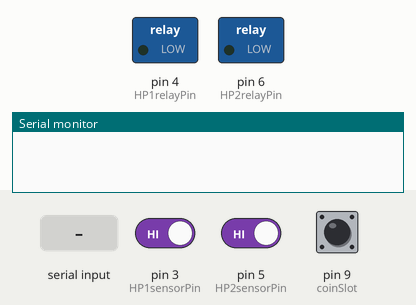
Recording of a sketch running on a simulated Arduino Uno, built with avr-gcc and run on an emulated ATmega328P. Shown: switched loads named in the sketch (green lamp = pin HIGH), the last lines printed to the serial monitor. Inputs (shaded band) come from the test bench; at power-on: pin 3 (HP1sensorPin) HIGH, pin 5 (HP2sensorPin) HIGH, pin 9 (coinSlot) HIGH.

Above: at 1.2 s.
1.3 s: "Change5Peso: \n" received over Serial
At 1.8 s:
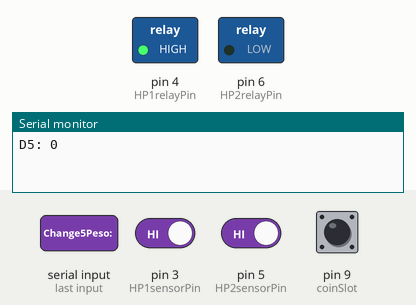
2.8 s: "Change1Peso: \n" received over Serial
At 4.1 s:
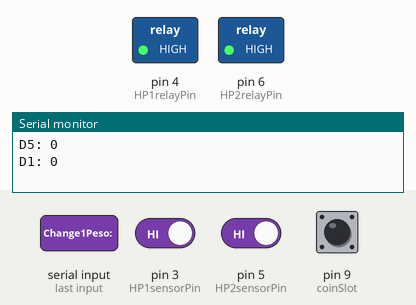
5.9 s: "SA\n" received over Serial
At 7.1 s:
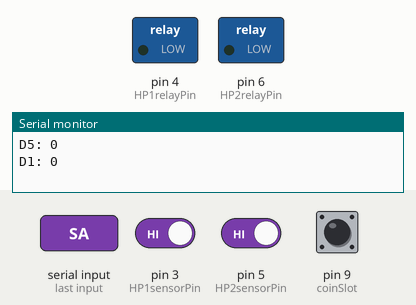
7.4 s: "Withdraw1\n" received over Serial
At 8.7 s:
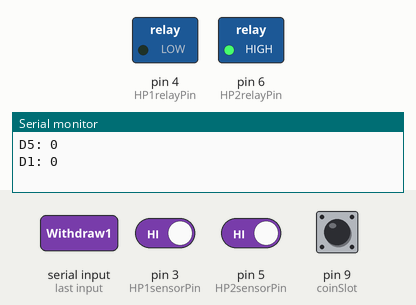
Timing chart, 0 to 9.9 s (numbered marks = the images above; inputs shaded):
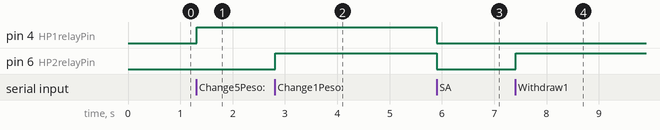

The sketch:

SketchLogic.ino
```cpp
#define HP1sensorPin 3
#define HP1relayPin 4
#define HP2sensorPin 5
#define HP2relayPin 6

#define coinSlot 9
int coinSlotStatus;
int coinReceived; //pulses

int pulseout1;
int targetPulses1 = 0;
boolean relayActive1 = false;
int sensorState1 = 0;
int lastSensorState1 = 0;

int pulseout2;
int targetPulses2 = 0;
boolean relayActive2 = false;
int sensorState2 = 0;
int lastSensorState2 = 0;

bool hopper1Dispensing = false;
bool hopper5Dispensing = false;
String Status = "idle";

void setup() {
  Serial.begin(9600);
  pinMode(coinSlot, INPUT_PULLUP);

  // Hopper 1 setup
  pinMode(HP1sensorPin, INPUT_PULLUP);
  pinMode(HP1relayPin, OUTPUT);
  digitalWrite(HP1relayPin, LOW); // Assuming relay is active LOW

  // Hopper 2 setup
  pinMode(HP2sensorPin, INPUT_PULLUP);
  pinMode(HP2relayPin, OUTPUT);
  digitalWrite(HP2relayPin, LOW); // Assuming relay is active LOW
}
void checkStatus(){
  if (hopper1Dispensing == true || hopper5Dispensing == true){
    Status = "dispensing";
  }else{
    Status = "idle";
  }
}

void loop() {
  checkStatus();

  // Hopper 1 logic
  sensorState1 = digitalRead(HP1sensorPin);

  if (Serial.available() > 0) {
    // Read the incoming data
    String command = Serial.readStringUntil('\n');
    if (command.startsWith("Change5Peso: ")) {
      targetPulses1 = command.substring(13).toInt();
      pulseout1 = 0;
      relayActive1 = true;
      digitalWrite(HP1relayPin, HIGH);
      hopper5Dispensing = true;
      // Serial.print("Hopper 1 Target pulses set to ");
      // Serial.println(targetPulses1);
      checkStatus();
      if (Status == "dispensing"){
        int remainingCoins = targetPulses1 - pulseout1;
        String message = "D5: " + String(remainingCoins);
        Serial.println(message);
      }else{
        Serial.println(Status);
      }
      delay(130);
    } else if (command.startsWith("Change1Peso: ")) {
      targetPulses2 = command.substring(13).toInt();
      pulseout2 = 0;
      relayActive2 = true;
      digitalWrite(HP2relayPin, HIGH);
      hopper1Dispensing = true;
      // Serial.print("Hopper 2 Target pulses set to ");
      // Serial.println(targetPulses2);
      checkStatus();
      if (Status == "dispensing"){
        int remainingCoins = targetPulses2 - pulseout2;
        String message = "D1: " + String(remainingCoins);
        Serial.println(message);
      }else{
        Serial.println(Status);
      }
      delay(5);

    }

    if (command == "Withdraw1") {
      while (Serial.available() == 0 || Serial.readStringUntil('\n') != "WithdrawStop") {
      digitalWrite(HP2relayPin, HIGH);
      }
      digitalWrite(HP2relayPin, LOW);
    }else if (command == "Withdraw5") {
      while (Serial.available() == 0 || Serial.readStringUntil('\n') != "WithdrawStop") {
      digitalWrite(HP1relayPin, HIGH);
      }
      digitalWrite(HP1relayPin, LOW);
    }

    // FOR COIN RECEIVING
    if (command == "reset") {
      coinReceived = 0;
    }

    // RESET Hoppers //Stop All
    if (command == "SA") {
      digitalWrite(HP1relayPin, LOW);
      digitalWrite(HP2relayPin, LOW);
      relayActive1 = false;
      relayActive2 = false;

      Status = "idle";

      pulseout1 = 0;
      targetPulses1 = 0;
      hopper5Dispensing = false;

      pulseout2 = 0;
      targetPulses2 = 0;
      hopper1Dispensing = false;
    }
  }
  // Hopper 2 logic
  // 5 PESO
  if (sensorState1 == HIGH && lastSensorState1 == LOW) {
    if (relayActive1 && sensorState1 == HIGH) {
      pulseout1 += 1;
      // Serial.println("Hopper 1: " + String(pulseout1));

      if (pulseout1 >= targetPulses1) {
        digitalWrite(HP1relayPin, LOW);
        relayActive1 = false;
        pulseout1 = 0;
        targetPulses1 = 0;
        // Serial.println("Hopper 1: Relay stopped");
        hopper5Dispensing = false;
      }
      checkStatus();
      if (Status == "dispensing"){
        int remainingCoins = targetPulses1 - pulseout1;
        String message = "D5: " + String(remainingCoins);
        Serial.println(message);
      }else{
        Serial.println(Status);
      }
      delay(3);
    }
  }
  lastSensorState1 = sensorState1;

  // Hopper 2 logic
  // 1 PESO
  sensorState2 = digitalRead(HP2sensorPin);
  if (sensorState2 == HIGH && lastSensorState2 == LOW) {
    if (relayActive2 && sensorState2 == HIGH) {
      pulseout2 += 1;
      // Serial.println("Hopper 2: " + String(pulseout2));
      if (pulseout2 >= targetPulses2) {
        digitalWrite(HP2relayPin, LOW);
        relayActive2 = false;
        pulseout2 = 0;
        targetPulses2 = 0;
        // SerChanial.println("Hopper 2: Relay stopped");
        hopper1Dispensing = false;
      }
      checkStatus();
      if (Status == "dispensing"){
        int remainingCoins = targetPulses2 - pulseout2;
        String message = "D1: " + String(remainingCoins);
        Serial.println(message);
      }else{
        Serial.println(Status);
      }
      delay(3);
    }
  }
  lastSensorState2 = sensorState2;

  delay(3);

  // FOR COIN RECEIVING
  coinSlotStatus = digitalRead(coinSlot);
  if (coinSlotStatus == 0 ){
    coinReceived += 1;
    Serial.println("Coin: " + String(coinReceived));
    delay(100);
  }
}
```

Measured:
- after the input at 1.3 s, pin 4 (HP1relayPin): LOW → HIGH at once
- after the input at 2.8 s, pin 6 (HP2relayPin): LOW → HIGH at once
- after the input at 5.9 s, pin 4 (HP1relayPin), pin 6 (HP2relayPin): HIGH → LOW at once
- after the input at 7.4 s, pin 6 (HP2relayPin): LOW → HIGH at once
